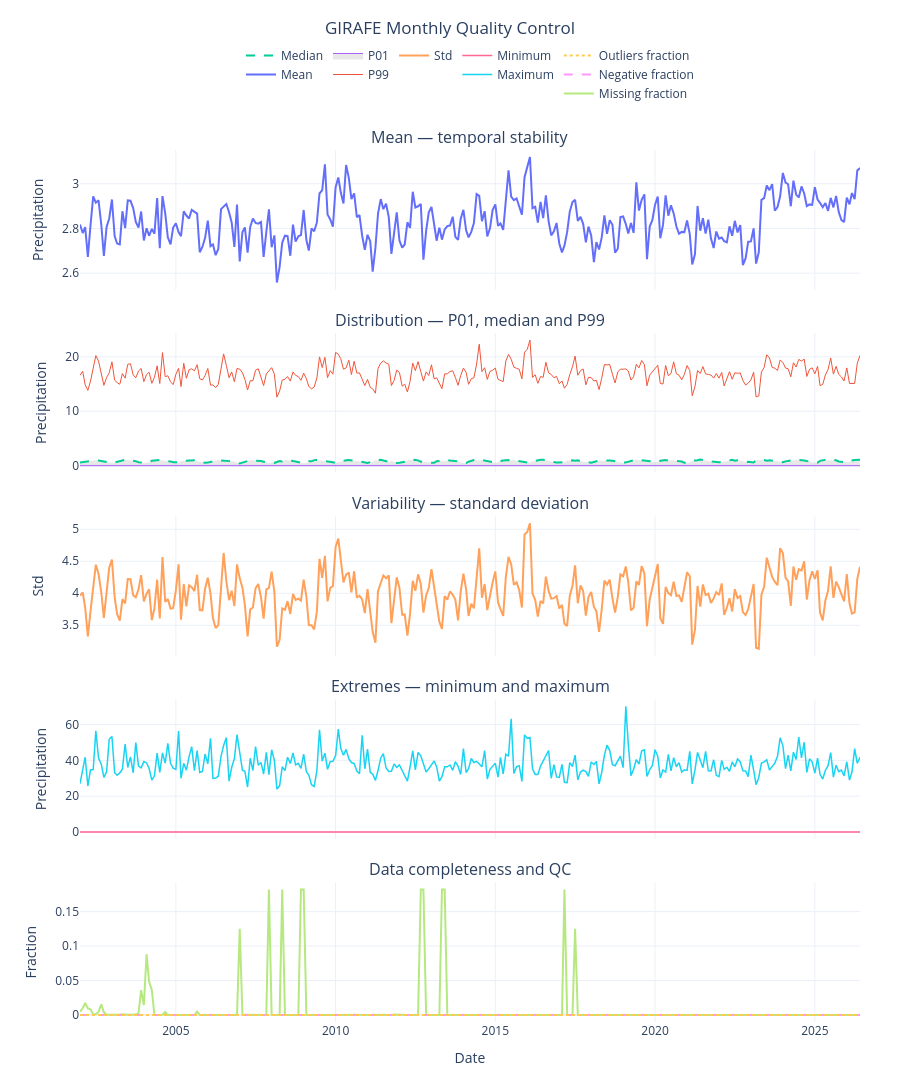

Notebook code cell kept with this figure:
### Code cell
# ============================================================
# Load pre-calculated statistics
# ============================================================

ds_stats = xr.open_dataset("GIRAFE_monthly_stats.nc")

stats = ds_stats.to_dataframe().reset_index()

stats["time"] = pd.to_datetime(stats["time"])


# ============================================================
# Create dashboard
# ============================================================

fig = make_subplots(
    rows=5,
    cols=1,
    shared_xaxes=True,
    vertical_spacing=0.05,
    subplot_titles=[
        "Mean — temporal stability",
        "Distribution — P01, median and P99",
        "Variability — standard deviation",
        "Extremes — minimum and maximum",
        "Data completeness and QC"
    ]
)

# ============================================================
# 1. Mean 
# ============================================================

fig.add_trace(
    go.Scatter(
        x=stats["time"],
        y=stats["mean"],
        mode="lines",
        name="Mean",
        line=dict(width=2),
        legendgroup="central"
    ),
    row=1, col=1
)



# ============================================================
# 2. Distribution
# ============================================================

fig.add_trace(
    go.Scatter(
        x=stats["time"],
        y=stats["p99"],
        mode="lines",
        name="P99",
        line=dict(width=1),
        legendgroup="distribution"
    ),
    row=2, col=1
)

fig.add_trace(
    go.Scatter(
        x=stats["time"],
        y=stats["median"],
        mode="lines",
        name="Median",
        line=dict(width=2, dash="dash"),
        legendgroup="central"
    ),
    row=2, col=1
)

fig.add_trace(
    go.Scatter(
        x=stats["time"],
        y=stats["p01"],
        mode="lines",
        name="P01",
        line=dict(width=1),
        fill="tonexty",
        fillcolor="rgba(100,100,100,0.15)",
        legendgroup="distribution"
    ),
    row=2, col=1
)

# ============================================================
# 3. Standard deviation
# ============================================================

fig.add_trace(
    go.Scatter(
        x=stats["time"],
        y=stats["std"],
        mode="lines",
        name="Std",
        line=dict(width=2),
        legendgroup="spread"
    ),
    row=3, col=1
)


# ============================================================
# 4. Minimum / maximum
# ============================================================

fig.add_trace(
    go.Scatter(
        x=stats["time"],
        y=stats["maximum"],
        mode="lines",
        name="Maximum",
        line=dict(width=1.5),
        legendgroup="extremes"
    ),
    row=4, col=1
)

fig.add_trace(
    go.Scatter(
        x=stats["time"],
        y=stats["minimum"],
        mode="lines",
        name="Minimum",
        line=dict(width=1.5),
        legendgroup="extremes"
    ),
    row=4, col=1
)


# ============================================================
# 5. Data completeness and QC
# ============================================================

# Missing fraction
fig.add_trace(
    go.Scatter(
        x=stats["time"],
        y=stats["missing_fraction"],
        mode="lines",
        name="Missing fraction",
        line=dict(width=2),
        legendgroup="qc",
        customdata=stats[["missing"]].values,
        hovertemplate=(
            "Missing fraction: %{y:.4%}<br>"
            "Missing pixels: %{customdata[0]:.0f}"
            "<extra></extra>"
        )
    ),
    row=5, col=1
)


# Negative fraction
fig.add_trace(
    go.Scatter(
        x=stats["time"],
        y=stats["negative_fraction"],
        mode="lines",
        name="Negative fraction",
        line=dict(width=2, dash="dash"),
        legendgroup="qc",
        hovertemplate=(
            "Negative fraction: %{y:.4%}"
            "<extra></extra>"
        )
    ),
    row=5, col=1
)


# Outliers fraction
fig.add_trace(
    go.Scatter(
        x=stats["time"],
        y=stats["outliers_fraction"],
        mode="lines",
        name="Outliers fraction",
        line=dict(width=2, dash="dot"),
        legendgroup="qc",
        hovertemplate=(
            "Outliers fraction: %{y:.4%}"
            "<extra></extra>"
        )
    ),
    row=5, col=1
)

fig.update_yaxes(
    title_text="Precipitation",
    row=1, col=1
)

fig.update_yaxes(
    title_text="Precipitation",
    row=2, col=1
)

fig.update_yaxes(
    title_text="Std",
    row=3, col=1
)

fig.update_yaxes(
    title_text="Precipitation",
    row=4, col=1
)

fig.update_yaxes(
    title_text="Fraction",
    row=5, col=1
)

fig.update_xaxes(
    title_text="Date",
    row=5, col=1
)

# ============================================================
# Layout
# ============================================================

fig.update_layout(
    title=dict(
        text="GIRAFE Monthly Quality Control",
        x=0.5,
        xanchor="center",
        y=0.98,
        yanchor="top"
    ),

    height=1300,

    hovermode="x unified",

    template="plotly_white",

    # Put legend below the title
    legend=dict(
        orientation="h",
        yanchor="top",
        y=1.125,
        xanchor="center",
        x=0.5
    ),

    # Extra space at the top for title + legend
    margin=dict(
        l=80,
        r=40,
        t=150,
        b=70
    )
)

fig.show()

### Figure 1 — Plotly figure (JSON) as saved in the notebook; plotly's stock layout.template omitted (floating-point values rounded to 4 significant figures; data arrays with more than 128 entries replaced by an {"elided": "..."} marker saying what was removed)
{"data": [{"legendgroup": "central", "line": {"width": 2}, "mode": "lines", "name": "Mean", "type": "scatter", "x": {"elided": "294 str values"}, "xaxis": "x", "y": {"elided": "294 float values"}, "yaxis": "y"}, {"legendgroup": "distribution", "line": {"width": 1}, "mode": "lines", "name": "P99", "type": "scatter", "x": {"elided": "294 str values"}, "xaxis": "x2", "y": {"elided": "294 float values"}, "yaxis": "y2"}, {"legendgroup": "central", "line": {"dash": "dash", "width": 2}, "mode": "lines", "name": "Median", "type": "scatter", "x": {"elided": "294 str values"}, "xaxis": "x2", "y": {"elided": "294 float values"}, "yaxis": "y2"}, {"fill": "tonexty", "fillcolor": "rgba(100,100,100,0.15)", "legendgroup": "distribution", "line": {"width": 1}, "mode": "lines", "name": "P01", "type": "scatter", "x": {"elided": "294 str values"}, "xaxis": "x2", "y": {"elided": "294 float values"}, "yaxis": "y2"}, {"legendgroup": "spread", "line": {"width": 2}, "mode": "lines", "name": "Std", "type": "scatter", "x": {"elided": "294 str values"}, "xaxis": "x3", "y": {"elided": "294 float values"}, "yaxis": "y3"}, {"legendgroup": "extremes", "line": {"width": 1.5}, "mode": "lines", "name": "Maximum", "type": "scatter", "x": {"elided": "294 str values"}, "xaxis": "x4", "y": {"elided": "294 float values"}, "yaxis": "y4"}, {"legendgroup": "extremes", "line": {"width": 1.5}, "mode": "lines", "name": "Minimum", "type": "scatter", "x": {"elided": "294 str values"}, "xaxis": "x4", "y": {"elided": "294 float values"}, "yaxis": "y4"}, {"customdata": {"elided": "294x1 int values"}, "hovertemplate": "Missing fraction: %{y:.4%}<br>Missing pixels: %{customdata[0]:.0f}<extra></extra>", "legendgroup": "qc", "line": {"width": 2}, "mode": "lines", "name": "Missing fraction", "type": "scatter", "x": {"elided": "294 str values"}, "xaxis": "x5", "y": {"elided": "294 float values"}, "yaxis": "y5"}, {"hovertemplate": "Negative fraction: %{y:.4%}<extra></extra>", "legendgroup": "qc", "line": {"dash": "dash", "width": 2}, "mode": "lines", "name": "Negative fraction", "type": "scatter", "x": {"elided": "294 str values"}, "xaxis": "x5", "y": {"elided": "294 float values"}, "yaxis": "y5"}, {"hovertemplate": "Outliers fraction: %{y:.4%}<extra></extra>", "legendgroup": "qc", "line": {"dash": "dot", "width": 2}, "mode": "lines", "name": "Outliers fraction", "type": "scatter", "x": {"elided": "294 str values"}, "xaxis": "x5", "y": {"elided": "294 float values"}, "yaxis": "y5"}], "layout": {"annotations": [{"font": {"size": 16}, "showarrow": false, "text": "Mean — temporal stability", "x": 0.5, "xanchor": "center", "xref": "paper", "y": 1, "yanchor": "bottom", "yref": "paper"}, {"font": {"size": 16}, "showarrow": false, "text": "Distribution — P01, median and P99", "x": 0.5, "xanchor": "center", "xref": "paper", "y": 0.79, "yanchor": "bottom", "yref": "paper"}, {"font": {"size": 16}, "showarrow": false, "text": "Variability — standard deviation", "x": 0.5, "xanchor": "center", "xref": "paper", "y": 0.58, "yanchor": "bottom", "yref": "paper"}, {"font": {"size": 16}, "showarrow": false, "text": "Extremes — minimum and maximum", "x": 0.5, "xanchor": "center", "xref": "paper", "y": 0.37, "yanchor": "bottom", "yref": "paper"}, {"font": {"size": 16}, "showarrow": false, "text": "Data completeness and QC", "x": 0.5, "xanchor": "center", "xref": "paper", "y": 0.16, "yanchor": "bottom", "yref": "paper"}], "height": 1300, "hovermode": "x unified", "legend": {"orientation": "h", "x": 0.5, "xanchor": "center", "y": 1.125, "yanchor": "top"}, "margin": {"b": 70, "l": 80, "r": 40, "t": 150}, "title": {"text": "GIRAFE Monthly Quality Control", "x": 0.5, "xanchor": "center", "y": 0.98, "yanchor": "top"}, "xaxis": {"anchor": "y", "domain": [0, 1], "matches": "x5", "showticklabels": false}, "xaxis2": {"anchor": "y2", "domain": [0, 1], "matches": "x5", "showticklabels": false}, "xaxis3": {"anchor": "y3", "domain": [0, 1], "matches": "x5", "showticklabels": false}, "xaxis4": {"anchor": "y4", "domain": [0, 1], "matches": "x5", "showticklabels": false}, "xaxis5": {"anchor": "y5", "domain": [0, 1], "title": {"text": "Date"}}, "yaxis": {"anchor": "x", "domain": [0.84, 1], "title": {"text": "Precipitation"}}, "yaxis2": {"anchor": "x2", "domain": [0.63, 0.79], "title": {"text": "Precipitation"}}, "yaxis3": {"anchor": "x3", "domain": [0.42, 0.58], "title": {"text": "Std"}}, "yaxis4": {"anchor": "x4", "domain": [0.21, 0.37], "title": {"text": "Precipitation"}}, "yaxis5": {"anchor": "x5", "domain": [0, 0.16], "title": {"text": "Fraction"}}}}
